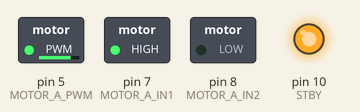
Recording of a sketch running on a simulated Arduino Uno, built with avr-gcc and run on an emulated ATmega328P. Shown: switched loads named in the sketch (green lamp = pin HIGH), output pins drawn as LEDs (lit = HIGH). What the sketch prints to the serial monitor is not drawn.

Above: at 0.05 s.
At 2.05 s:
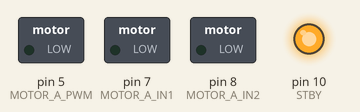
At 4.05 s:
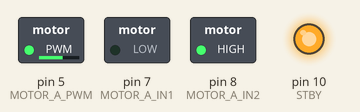
At 6.05 s:
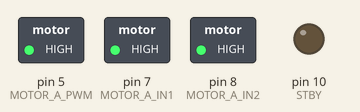
At 8.05 s:
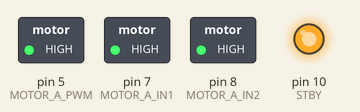
Timing chart, 0 to 10.5 s (numbered marks = the images above):
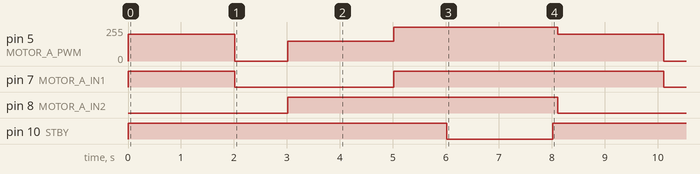

The sketch:

chapter_3_3_3.ino
```cpp
// TB6612FNG를 이용한 DC 모터 제어
// 모터 A 연결 핀
const int MOTOR_A_IN1 = 7;    // AIN1
const int MOTOR_A_IN2 = 8;    // AIN2
const int MOTOR_A_PWM = 5;    // PWMA (PWM 핀 필수)

// Standby 핀 (공통)
const int STBY = 10;          // STBY 핀

void setup() {
  // 모터 제어 핀을 출력으로 설정
  pinMode(MOTOR_A_IN1, OUTPUT);
  pinMode(MOTOR_A_IN2, OUTPUT);
  pinMode(MOTOR_A_PWM, OUTPUT);
  pinMode(STBY, OUTPUT);

  // TB6612FNG 활성화 (STBY를 HIGH로)
  digitalWrite(STBY, HIGH);

  Serial.begin(9600);
  Serial.println("TB6612FNG 모터 드라이버 초기화 완료");
}

void loop() {
  // 전진
  motorForward(200);    // 속도 200 (0-255)
  delay(2000);

  // 부드러운 정지 (Coast)
  motorCoast();
  delay(1000);

  // 후진
  motorBackward(150);   // 속도 150
  delay(2000);

  // 급정지 (Brake)
  motorBrake();
  delay(1000);

  // 저전력 모드
  motorStandby();
  delay(2000);

  // 다시 활성화
  digitalWrite(STBY, HIGH);
  delay(100);
}

// 모터 전진 함수
void motorForward(int speed) {
  digitalWrite(MOTOR_A_IN1, HIGH);
  digitalWrite(MOTOR_A_IN2, LOW);
  analogWrite(MOTOR_A_PWM, speed);  // PWM으로 속도 제어
  Serial.print("모터 전진 - 속도: ");
  Serial.println(speed);
}

// 모터 후진 함수
void motorBackward(int speed) {
  digitalWrite(MOTOR_A_IN1, LOW);
  digitalWrite(MOTOR_A_IN2, HIGH);
  analogWrite(MOTOR_A_PWM, speed);
  Serial.print("모터 후진 - 속도: ");
  Serial.println(speed);
}

// 모터 관성 정지 (Coast) - 천천히 멈춤
void motorCoast() {
  digitalWrite(MOTOR_A_IN1, LOW);
  digitalWrite(MOTOR_A_IN2, LOW);
  analogWrite(MOTOR_A_PWM, 0);
  Serial.println("모터 관성 정지");
}

// 모터 브레이크 (Brake) - 빠르게 정지
void motorBrake() {
  digitalWrite(MOTOR_A_IN1, HIGH);
  digitalWrite(MOTOR_A_IN2, HIGH);
  analogWrite(MOTOR_A_PWM, 255);  // 브레이크는 최대 PWM
  Serial.println("모터 급정지 (브레이크)");
}

// 저전력 모드 (Standby)
void motorStandby() {
  digitalWrite(STBY, LOW);
  Serial.println("모터 드라이버 저전력 모드");
}

// 정상 동작 모드 복귀
void motorWakeup() {
  digitalWrite(STBY, HIGH);
  delay(1);  // 안정화 대기
  Serial.println("모터 드라이버 활성화");
}
```

Measured:
- by itself, pin 5 (MOTOR_A_PWM): repeats every 8.1 s: 0/255 1.0 s, 150/255 2.0 s, 255/255 3.1 s, 200/255 2.0 s
- by itself, pin 7 (MOTOR_A_IN1): repeats every 8.1 s: LOW 3.0 s, HIGH 5.1 s
- by itself, pin 8 (MOTOR_A_IN2): alternates HIGH for 5.1 s and LOW for 3.0 s
- by itself, pin 10 (STBY): alternates HIGH for 6.1 s and LOW for 2.0 s
